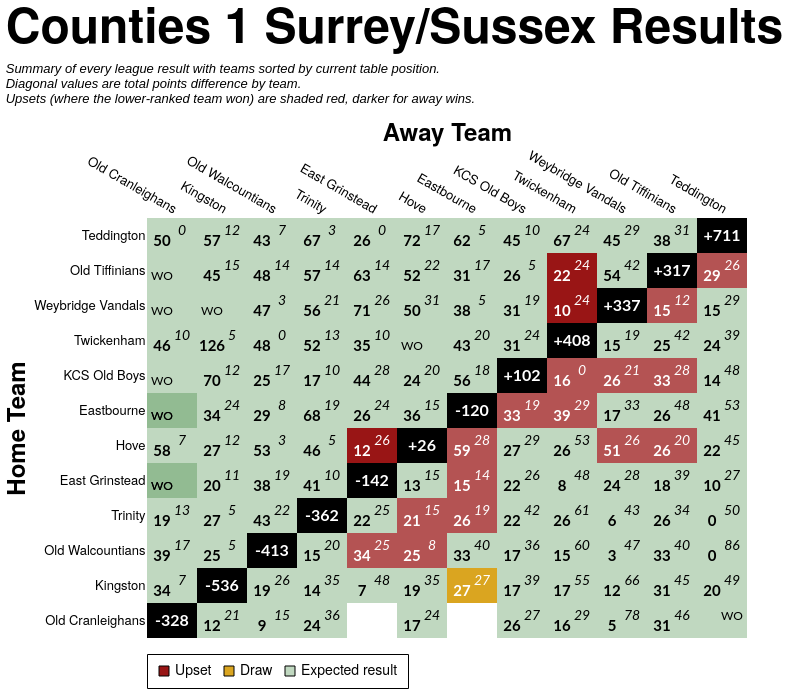

This figure's Vega-Lite source:
### Vega-Lite specification from a JSON file in a GitHub repository (floating-point values rounded to 4 significant figures; data arrays with more than 128 entries replaced by an {"elided": "..."} marker saying what was removed)
{"config": {"axis": {"labelFont": "PT Sans Narrow, Helvetica Neue, Helvetica, Arial, sans-serif", "titleFont": "PT Sans Narrow, Helvetica Neue, Helvetica, Arial, sans-serif", "labelFontSize": 13, "titleFontSize": 24, "gridColor": "#202947", "gridOpacity": 0.2, "zindex": 1}, "text": {"font": "Lato, sans-serif"}, "bar": {"cornerRadiusEnd": 5}, "header": {"labelFont": "PT Sans Narrow, Helvetica Neue, Helvetica, Arial, sans-serif", "titleFont": "PT Sans Narrow, Helvetica Neue, Helvetica, Arial, sans-serif", "labelFontSize": 24, "titleFontSize": 28, "labelFontWeight": "bold", "orient": "left"}, "legend": {"labelFont": "PT Sans Narrow, Helvetica Neue, Helvetica, Arial, sans-serif", "titleFont": "PT Sans Narrow, Helvetica Neue, Helvetica, Arial, sans-serif", "labelFontSize": 14, "titleFontSize": 16, "titlePadding": 5, "fillColor": "white", "strokeColor": "black", "padding": 10, "titleFontWeight": "lighter", "titleFontStyle": "italic", "titleColor": "gray", "offset": 10}, "title": {"font": "PT Sans Narrow, Helvetica Neue, Helvetica, Arial, sans-serif", "fontSize": 48, "fontWeight": "bold", "anchor": "start", "align": "center", "titlePadding": 20, "subtitlePadding": 10, "subtitleFontSize": 13, "subtitleColor": "", "subtitleFontStyle": "italic", "offset": 15, "color": "black"}, "axisX": {"labelAngle": 0}, "facet": {"title": null, "header": null, "align": {"row": "each", "column": "each"}, "spacing": 10}, "resolve": {"scale": {"y": "independent", "facet": "independent"}}, "background": "transparent", "scale": {"offsetBandPaddingOuter": 0.2, "offsetBandPaddingInner": 0.1}, "view": {"stroke": null, "background": "transparent"}}, "layer": [{"data": {"name": "data-6e8188ec437135548668043d7b0bd11b"}, "mark": {"type": "rect"}, "encoding": {"color": {"field": "unexpected_result", "legend": {"labelExpr": "datum.value === 'Upset (Away Win)' ? 'Upset' : datum.value", "labelLimit": 220, "offset": 16, "orient": "bottom", "symbolStrokeColor": "black", "symbolStrokeWidth": 1, "values": ["Upset (Away Win)", "Draw", "Expected result"]}, "scale": {"domain": ["Expected result", "Upset (Home Win)", "Upset (Away Win)", "Draw", "To be played", "N/A"], "range": ["#146f1444", "#991515bb", "#991515", "goldenrod", "white", "black"]}, "title": null, "type": "nominal"}, "opacity": {"condition": {"test": "datum.home_team == param_30.home_team || datum.away_team == param_30.home_team || !isValid(param_30.home_team)", "value": 1.0}, "value": 0.1}, "tooltip": [{"field": "home_team", "title": "Home", "type": "nominal"}, {"field": "away_team", "title": "Away", "type": "nominal"}, {"field": "home_score_text", "title": "Home Score", "type": "nominal"}, {"field": "away_score_text", "title": "Away Score", "type": "nominal"}, {"field": "result", "title": "Result", "type": "nominal"}, {"field": "unexpected_result", "title": "Unexpectedness", "type": "nominal"}, {"field": "date", "format": "%d %b %Y", "title": "Date", "type": "temporal"}], "x": {"axis": {"domain": false, "grid": false, "labelAngle": 30, "orient": "top", "ticks": false}, "field": "away_team", "sort": ["Old Cranleighans", "Kingston", "Old Walcountians", "Trinity", "East Grinstead", "Hove", "Eastbourne", "KCS Old Boys", "Twickenham", "Weybridge Vandals", "Old Tiffinians", "Teddington"], "title": "Away Team", "type": "nominal"}, "y": {"axis": {"domain": false, "grid": false, "ticks": false}, "field": "home_team", "sort": ["Teddington", "Old Tiffinians", "Weybridge Vandals", "Twickenham", "KCS Old Boys", "Eastbourne", "Hove", "East Grinstead", "Trinity", "Old Walcountians", "Kingston", "Old Cranleighans"], "title": "Home Team", "type": "nominal"}}, "name": "view_28"}, {"data": {"name": "data-6e8188ec437135548668043d7b0bd11b"}, "mark": {"type": "text", "fontStyle": "italic", "size": 14, "xOffset": 10, "yOffset": -5}, "encoding": {"color": {"condition": {"test": "(datum.home_team == param_30.home_team || datum.away_team == param_30.home_team || !isValid(param_30.home_team)) && datum.unexpected_result == 'Expected result'", "value": "black"}, "value": "white"}, "text": {"field": "away_score_text", "type": "nominal"}, "x": {"field": "away_team", "sort": ["Old Cranleighans", "Kingston", "Old Walcountians", "Trinity", "East Grinstead", "Hove", "Eastbourne", "KCS Old Boys", "Twickenham", "Weybridge Vandals", "Old Tiffinians", "Teddington"], "type": "nominal"}, "y": {"field": "home_team", "sort": ["Teddington", "Old Tiffinians", "Weybridge Vandals", "Twickenham", "KCS Old Boys", "Eastbourne", "Hove", "East Grinstead", "Trinity", "Old Walcountians", "Kingston", "Old Cranleighans"], "type": "nominal"}}, "transform": [{"filter": "datum.away_score_text != '' && datum.away_score_text != 'WO'"}]}, {"data": {"name": "data-6e8188ec437135548668043d7b0bd11b"}, "mark": {"type": "text", "size": 12, "xOffset": 10, "yOffset": -5}, "encoding": {"color": {"condition": {"test": "(datum.home_team == param_30.home_team || datum.away_team == param_30.home_team || !isValid(param_30.home_team)) && datum.unexpected_result == 'Expected result'", "value": "black"}, "value": "white"}, "text": {"field": "away_score_text", "type": "nominal"}, "x": {"field": "away_team", "sort": ["Old Cranleighans", "Kingston", "Old Walcountians", "Trinity", "East Grinstead", "Hove", "Eastbourne", "KCS Old Boys", "Twickenham", "Weybridge Vandals", "Old Tiffinians", "Teddington"], "type": "nominal"}, "y": {"field": "home_team", "sort": ["Teddington", "Old Tiffinians", "Weybridge Vandals", "Twickenham", "KCS Old Boys", "Eastbourne", "Hove", "East Grinstead", "Trinity", "Old Walcountians", "Kingston", "Old Cranleighans"], "type": "nominal"}}, "transform": [{"filter": "datum.away_score_text == 'WO'"}]}, {"data": {"name": "data-6e8188ec437135548668043d7b0bd11b"}, "mark": {"type": "text", "fontWeight": "bold", "size": 15, "xOffset": -10, "yOffset": 5}, "encoding": {"color": {"condition": {"test": "(datum.home_team == param_30.home_team || datum.away_team == param_30.home_team || !isValid(param_30.home_team)) && datum.unexpected_result == 'Expected result'", "value": "black"}, "value": "white"}, "text": {"field": "home_score_text", "type": "nominal"}, "x": {"field": "away_team", "sort": ["Old Cranleighans", "Kingston", "Old Walcountians", "Trinity", "East Grinstead", "Hove", "Eastbourne", "KCS Old Boys", "Twickenham", "Weybridge Vandals", "Old Tiffinians", "Teddington"], "type": "nominal"}, "y": {"field": "home_team", "sort": ["Teddington", "Old Tiffinians", "Weybridge Vandals", "Twickenham", "KCS Old Boys", "Eastbourne", "Hove", "East Grinstead", "Trinity", "Old Walcountians", "Kingston", "Old Cranleighans"], "type": "nominal"}}, "transform": [{"filter": "datum.home_score_text != '' && datum.home_score_text != 'WO'"}]}, {"data": {"name": "data-6e8188ec437135548668043d7b0bd11b"}, "mark": {"type": "text", "size": 12, "xOffset": -10, "yOffset": 5}, "encoding": {"color": {"condition": {"test": "(datum.home_team == param_30.home_team || datum.away_team == param_30.home_team || !isValid(param_30.home_team)) && datum.unexpected_result == 'Expected result'", "value": "black"}, "value": "white"}, "text": {"field": "home_score_text", "type": "nominal"}, "x": {"field": "away_team", "sort": ["Old Cranleighans", "Kingston", "Old Walcountians", "Trinity", "East Grinstead", "Hove", "Eastbourne", "KCS Old Boys", "Twickenham", "Weybridge Vandals", "Old Tiffinians", "Teddington"], "type": "nominal"}, "y": {"field": "home_team", "sort": ["Teddington", "Old Tiffinians", "Weybridge Vandals", "Twickenham", "KCS Old Boys", "Eastbourne", "Hove", "East Grinstead", "Trinity", "Old Walcountians", "Kingston", "Old Cranleighans"], "type": "nominal"}}, "transform": [{"filter": "datum.home_score_text == 'WO'"}]}, {"data": {"name": "data-632306f8b92a861483858ecfe633869c"}, "mark": {"type": "text", "color": "white", "fontWeight": "bold", "size": 16}, "encoding": {"text": {"field": "display_text", "type": "nominal"}, "tooltip": [{"field": "home_team", "title": "Team", "type": "nominal"}, {"field": "display_text", "title": "Points Difference", "type": "nominal"}], "x": {"field": "away_team", "sort": ["Old Cranleighans", "Kingston", "Old Walcountians", "Trinity", "East Grinstead", "Hove", "Eastbourne", "KCS Old Boys", "Twickenham", "Weybridge Vandals", "Old Tiffinians", "Teddington"], "type": "nominal"}, "y": {"field": "home_team", "sort": ["Teddington", "Old Tiffinians", "Weybridge Vandals", "Twickenham", "KCS Old Boys", "Eastbourne", "Hove", "East Grinstead", "Trinity", "Old Walcountians", "Kingston", "Old Cranleighans"], "type": "nominal"}}}], "height": {"step": 35}, "params": [{"name": "param_30", "select": {"type": "point", "clear": "dblclick", "fields": ["home_team"], "on": "click"}, "value": null, "views": ["view_28"]}], "title": {"text": "Counties 1 Surrey/Sussex Results", "subtitle": ["Summary of every league result with teams sorted by current table position.", "Diagonal values are total points difference by team.", "Upsets (where the lower-ranked team won) are shaded red, darker for away wins."]}, "width": {"step": 50}, "$schema": "https://vega.github.io/schema/vega-lite/v5.20.1.json", "datasets": {"data-6e8188ec437135548668043d7b0bd11b": {"elided": "146 records"}, "data-632306f8b92a861483858ecfe633869c": [{"home_team": "East Grinstead", "away_team": "East Grinstead", "match_id": null, "date": "", "home_score": null, "away_score": null, "home_walkover": null, "away_walkover": null, "result": "N/A", "home_score_text": "", "away_score_text": "", "wo_result": "", "score_text": "", "display_text": "-142", "is_diagonal": true, "result_simple": "N/A", "unexpected_result": "N/A", "unexpected_opacity": 1.0}, {"home_team": "Eastbourne", "away_team": "Eastbourne", "match_id": null, "date": "", "home_score": null, "away_score": null, "home_walkover": null, "away_walkover": null, "result": "N/A", "home_score_text": "", "away_score_text": "", "wo_result": "", "score_text": "", "display_text": "-120", "is_diagonal": true, "result_simple": "N/A", "unexpected_result": "N/A", "unexpected_opacity": 1.0}, {"home_team": "Hove", "away_team": "Hove", "match_id": null, "date": "", "home_score": null, "away_score": null, "home_walkover": null, "away_walkover": null, "result": "N/A", "home_score_text": "", "away_score_text": "", "wo_result": "", "score_text": "", "display_text": "+26", "is_diagonal": true, "result_simple": "N/A", "unexpected_result": "N/A", "unexpected_opacity": 1.0}, {"home_team": "KCS Old Boys", "away_team": "KCS Old Boys", "match_id": null, "date": "", "home_score": null, "away_score": null, "home_walkover": null, "away_walkover": null, "result": "N/A", "home_score_text": "", "away_score_text": "", "wo_result": "", "score_text": "", "display_text": "+102", "is_diagonal": true, "result_simple": "N/A", "unexpected_result": "N/A", "unexpected_opacity": 1.0}, {"home_team": "Kingston", "away_team": "Kingston", "match_id": null, "date": "", "home_score": null, "away_score": null, "home_walkover": null, "away_walkover": null, "result": "N/A", "home_score_text": "", "away_score_text": "", "wo_result": "", "score_text": "", "display_text": "-536", "is_diagonal": true, "result_simple": "N/A", "unexpected_result": "N/A", "unexpected_opacity": 1.0}, {"home_team": "Old Cranleighans", "away_team": "Old Cranleighans", "match_id": null, "date": "", "home_score": null, "away_score": null, "home_walkover": null, "away_walkover": null, "result": "N/A", "home_score_text": "", "away_score_text": "", "wo_result": "", "score_text": "", "display_text": "-328", "is_diagonal": true, "result_simple": "N/A", "unexpected_result": "N/A", "unexpected_opacity": 1.0}, {"home_team": "Old Tiffinians", "away_team": "Old Tiffinians", "match_id": null, "date": "", "home_score": null, "away_score": null, "home_walkover": null, "away_walkover": null, "result": "N/A", "home_score_text": "", "away_score_text": "", "wo_result": "", "score_text": "", "display_text": "+317", "is_diagonal": true, "result_simple": "N/A", "unexpected_result": "N/A", "unexpected_opacity": 1.0}, {"home_team": "Old Walcountians", "away_team": "Old Walcountians", "match_id": null, "date": "", "home_score": null, "away_score": null, "home_walkover": null, "away_walkover": null, "result": "N/A", "home_score_text": "", "away_score_text": "", "wo_result": "", "score_text": "", "display_text": "-413", "is_diagonal": true, "result_simple": "N/A", "unexpected_result": "N/A", "unexpected_opacity": 1.0}, {"home_team": "Teddington", "away_team": "Teddington", "match_id": null, "date": "", "home_score": null, "away_score": null, "home_walkover": null, "away_walkover": null, "result": "N/A", "home_score_text": "", "away_score_text": "", "wo_result": "", "score_text": "", "display_text": "+711", "is_diagonal": true, "result_simple": "N/A", "unexpected_result": "N/A", "unexpected_opacity": 1.0}, {"home_team": "Trinity", "away_team": "Trinity", "match_id": null, "date": "", "home_score": null, "away_score": null, "home_walkover": null, "away_walkover": null, "result": "N/A", "home_score_text": "", "away_score_text": "", "wo_result": "", "score_text": "", "display_text": "-362", "is_diagonal": true, "result_simple": "N/A", "unexpected_result": "N/A", "unexpected_opacity": 1.0}, {"home_team": "Twickenham", "away_team": "Twickenham", "match_id": null, "date": "", "home_score": null, "away_score": null, "home_walkover": null, "away_walkover": null, "result": "N/A", "home_score_text": "", "away_score_text": "", "wo_result": "", "score_text": "", "display_text": "+408", "is_diagonal": true, "result_simple": "N/A", "unexpected_result": "N/A", "unexpected_opacity": 1.0}, {"home_team": "Weybridge Vandals", "away_team": "Weybridge Vandals", "match_id": null, "date": "", "home_score": null, "away_score": null, "home_walkover": null, "away_walkover": null, "result": "N/A", "home_score_text": "", "away_score_text": "", "wo_result": "", "score_text": "", "display_text": "+337", "is_diagonal": true, "result_simple": "N/A", "unexpected_result": "N/A", "unexpected_opacity": 1.0}]}}
